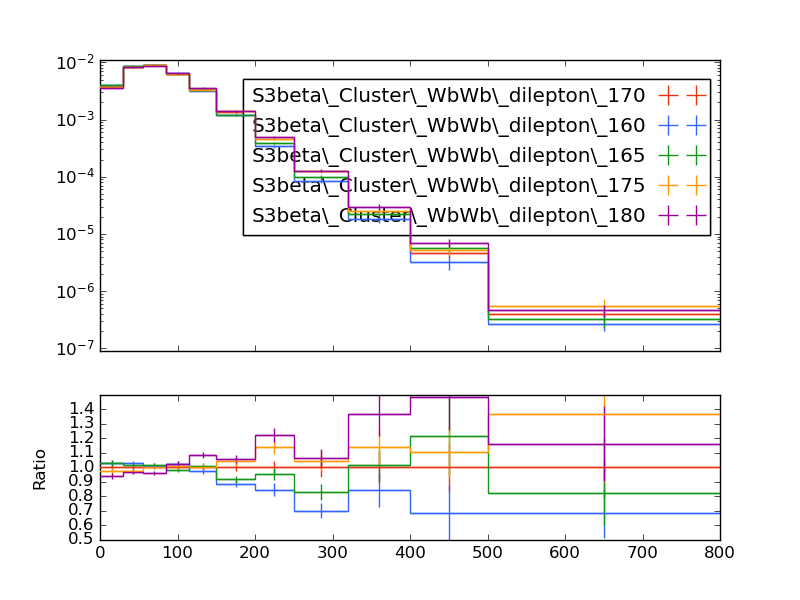

Source code (Python):
#! /usr/bin/env python

# This Python script was auto-generated using YODA v2.0.1.
# Analysis object: /WbWb_dilepton/pT_bbll
# Timestamp: 27-02-2025 (11:02:17)

import matplotlib as mpl
import matplotlib.pyplot as plt
mpl.use('Agg') # comment out for interactive use
import os
import numpy as np

plotDir = os.path.split(os.path.realpath(__file__))[0]
if 'YODA_USER_PLOT_PATH' in globals():
    plot_outdir = globals()['YODA_USER_PLOT_PATH']
else:
    plot_outdir = plotDir

#plot style
plt.style.use(os.path.join(plotDir, '../default.mplstyle'))

plt.rcParams['text.usetex'] = False
plt.style.use(['classic'])
plt.rc('font', family='DejaVu Sans')
# plot metadata
figW, figH = plt.rcParams['figure.figsize']
ax_xLabel = r''
ax_yLabel = r''
ax_title  = r''
ax_xScale = 'linear'
ax_yScale = 'log'
xLims = (0.0, 800.0)
yLims = (9e-08, 0.011000000000000001)

# TeX-friendly labels for the legend
labels = {
    'legend' : ([ r"S3beta\_Cluster\_WbWb\_dilepton\_170", r"S3beta\_Cluster\_WbWb\_dilepton\_160", r"S3beta\_Cluster\_WbWb\_dilepton\_165", r"S3beta\_Cluster\_WbWb\_dilepton\_175", r"S3beta\_Cluster\_WbWb\_dilepton\_180" ], r""),
}

# Adjust canvas width and height
canvasW = 10.0
canvasH = 9.0
figW *= canvasW/10.
figH *= canvasH/9.

# Create figure and axis objects
fig, (ax, ratio0_ax) = plt.subplots(2, 1, sharex=True,
                  figsize=(figW,figH), gridspec_kw={'height_ratios': (6.0, 3.0)})

# Set figure margins
plt.subplots_adjust(
    left   = 1.0 * plt.rcParams['figure.subplot.left'],
    right  = 1.0 * plt.rcParams['figure.subplot.right'],
    top    = 1.0 * plt.rcParams['figure.subplot.top'],
    bottom = 1.0 * plt.rcParams['figure.subplot.bottom'])

ratio0_ax.yaxis.set_major_locator(mpl.ticker.MultipleLocator(0.1))
ratio0_ax.set_ylim(0.5, 1.4999)
ratio0_ax.set_ylabel('Ratio')

# the numerical data is stored in a separate file
dataf = dict()
prefix = os.path.split(__file__)[0]
if prefix:    prefix = prefix + '/'
exec(open(prefix+'pT_bbll__data.py').read(), dataf)


legend_handles = dict() # keep track of handles for the legend

# style options for curves
# starts at zorder>=5 to draw curve on top of legend
styles = {
  'S3beta_Cluster_WbWb_dilepton_170.yoda.gz': {
    'color' : '#EE3311',
    'linestyle' : '-',
    'linewidth' : 1,
    'marker' : 'none',
    'markersize' : 2,
    'capsize' : 0.0,
    'zorder' : 5,
    'histstyle' : 1,
    'drawstyle' : 'steps-pre',
    'xerrorbars' : 1,
    'yerrorbars' : 1,
    'fillcolor' : None,
    'fillopacity' : 1.0,
    'ratio0_linestyle' : '-',
    'ratio0_linewidth' : 1,
    'ratio0_marker' : 'none',
    'ratio0_markersize' : 2,
    'ratio0_capsize' : 0.0,
    'ratio0_zorder' : 5,
    'ratio0_histstyle' : 1,
    'ratio0_drawstyle' : 'steps-pre',
    'ratio0_xerrorbars' : 1,
    'ratio0_yerrorbars' : 1,
  },
  'S3beta_Cluster_WbWb_dilepton_160.yoda.gz': {
    'color' : '#3366FF',
    'linestyle' : '-',
    'linewidth' : 1,
    'marker' : 'none',
    'markersize' : 2,
    'capsize' : 0.0,
    'zorder' : 6,
    'histstyle' : 1,
    'drawstyle' : 'steps-pre',
    'xerrorbars' : 1,
    'yerrorbars' : 1,
    'fillcolor' : None,
    'fillopacity' : 1.0,
    'ratio0_linestyle' : '-',
    'ratio0_linewidth' : 1,
    'ratio0_marker' : 'none',
    'ratio0_markersize' : 2,
    'ratio0_capsize' : 0.0,
    'ratio0_zorder' : 6,
    'ratio0_histstyle' : 1,
    'ratio0_drawstyle' : 'steps-pre',
    'ratio0_xerrorbars' : 1,
    'ratio0_yerrorbars' : 1,
  },
  'S3beta_Cluster_WbWb_dilepton_165.yoda.gz': {
    'color' : '#109618',
    'linestyle' : '-',
    'linewidth' : 1,
    'marker' : 'none',
    'markersize' : 2,
    'capsize' : 0.0,
    'zorder' : 7,
    'histstyle' : 1,
    'drawstyle' : 'steps-pre',
    'xerrorbars' : 1,
    'yerrorbars' : 1,
    'fillcolor' : None,
    'fillopacity' : 1.0,
    'ratio0_linestyle' : '-',
    'ratio0_linewidth' : 1,
    'ratio0_marker' : 'none',
    'ratio0_markersize' : 2,
    'ratio0_capsize' : 0.0,
    'ratio0_zorder' : 7,
    'ratio0_histstyle' : 1,
    'ratio0_drawstyle' : 'steps-pre',
    'ratio0_xerrorbars' : 1,
    'ratio0_yerrorbars' : 1,
  },
  'S3beta_Cluster_WbWb_dilepton_175.yoda.gz': {
    'color' : '#FF9900',
    'linestyle' : '-',
    'linewidth' : 1,
    'marker' : 'none',
    'markersize' : 2,
    'capsize' : 0.0,
    'zorder' : 8,
    'histstyle' : 1,
    'drawstyle' : 'steps-pre',
    'xerrorbars' : 1,
    'yerrorbars' : 1,
    'fillcolor' : None,
    'fillopacity' : 1.0,
    'ratio0_linestyle' : '-',
    'ratio0_linewidth' : 1,
    'ratio0_marker' : 'none',
    'ratio0_markersize' : 2,
    'ratio0_capsize' : 0.0,
    'ratio0_zorder' : 8,
    'ratio0_histstyle' : 1,
    'ratio0_drawstyle' : 'steps-pre',
    'ratio0_xerrorbars' : 1,
    'ratio0_yerrorbars' : 1,
  },
  'S3beta_Cluster_WbWb_dilepton_180.yoda.gz': {
    'color' : '#990099',
    'linestyle' : '-',
    'linewidth' : 1,
    'marker' : 'none',
    'markersize' : 2,
    'capsize' : 0.0,
    'zorder' : 9,
    'histstyle' : 1,
    'drawstyle' : 'steps-pre',
    'xerrorbars' : 1,
    'yerrorbars' : 1,
    'fillcolor' : None,
    'fillopacity' : 1.0,
    'ratio0_linestyle' : '-',
    'ratio0_linewidth' : 1,
    'ratio0_marker' : 'none',
    'ratio0_markersize' : 2,
    'ratio0_capsize' : 0.0,
    'ratio0_zorder' : 9,
    'ratio0_histstyle' : 1,
    'ratio0_drawstyle' : 'steps-pre',
    'ratio0_xerrorbars' : 1,
    'ratio0_yerrorbars' : 1,
  },
}

# curve from input yoda files in main panel
for label, yvals in dataf['yvals'].items():
    if all(np.isnan(v) for v in dataf['yvals'][label]):
        continue
    tmp = None
    if styles[label]['histstyle']: # draw as histogram
        xpos = dataf['xedges'][label] if styles[label]['drawstyle'] else dataf['xpoints'][label]
        ypos = np.insert(yvals, 0, yvals[0]) if styles[label]['drawstyle'] else yvals
        if styles[label]['fillcolor']: # fill area below curve
            ax.fill_between(xpos, ypos, step='pre',
                            color=styles[label]['fillcolor'],
                            alpha=styles[label]['fillopacity'])
        tmp, = ax.plot(xpos, ypos,
                       color=styles[label]['color'],
                       linestyle=styles[label]['linestyle'],
                       linewidth=styles[label]['linewidth'],
                       drawstyle=styles[label]['drawstyle'], solid_joinstyle='miter',
                       zorder=styles[label]['zorder'], label=label)
    tmp = ax.errorbar(dataf['xpoints'][label], yvals,
                      xerr=np.array(dataf['xerrs'][label])*styles[label]['xerrorbars'],
                      yerr=np.array(dataf['yerrs'][label])*styles[label]['yerrorbars'],
                      fmt=styles[label]['marker'], capsize=styles[label]['capsize'],
                      markersize=styles[label]['markersize'],
                      ecolor=styles[label]['color'],
                      color=styles[label]['color'], zorder=styles[label]['zorder'])
    tmp[-1][0].set_linestyle(styles[label]['linestyle'])
    tmp[-1][0].set_linewidth(styles[label]['linewidth'])
    if label in dataf['add_legend_handle']:  legend_handles[label] = tmp
    for varLabel in dataf['variation_yvals'].keys():
        if varLabel.startswith(label):
            tmp, = ax.plot(dataf['xedges'][label], dataf['variation_yvals'][varLabel],
                           color=styles[label]['color'],
                           linestyle=styles[label]['linestyle'],
                           linewidth=styles[label]['linewidth'],
                           drawstyle='steps-pre', solid_joinstyle='miter',
                           zorder=styles[label]['zorder'], alpha=0.5)


# plots on ratio panel
# curve from input yoda files in ratio panel
for label, yvals in dataf['ratio0_yvals'].items():
    if all(np.isnan(v) for v in yvals):
        continue
    if styles[label]['ratio0_histstyle']: # plot as histogram
        xpos = dataf['xedges']['S3beta_Cluster_WbWb_dilepton_170.yoda.gz'] if styles[label]['ratio0_drawstyle'] else dataf['xpoints']['S3beta_Cluster_WbWb_dilepton_170.yoda.gz']
        ypos = np.insert(yvals, 0, yvals[0]) if styles[label]['ratio0_drawstyle'] else yvals
        ratio0_ax.plot(xpos, ypos,
                       color=styles[label]['color'],
                       linewidth=styles[label]['linewidth'],
                       linestyle=styles[label]['ratio0_linestyle'],
                       drawstyle=styles[label]['ratio0_drawstyle'], zorder=styles[label]['zorder'],
                       solid_joinstyle='miter')
    tmp = ratio0_ax.errorbar(dataf['xpoints']['S3beta_Cluster_WbWb_dilepton_170.yoda.gz'], yvals,
                             xerr=np.array(dataf['ref_xerrs'])*styles[label]['ratio0_xerrorbars'],
                             yerr=np.array(dataf['ratio0_yerrs'][label])*styles[label]['ratio0_yerrorbars'],
                             fmt=styles[label]['ratio0_marker'], capsize=styles[label]['ratio0_capsize'],
                             markersize=styles[label]['ratio0_markersize'],
                             ecolor=styles[label]['color'],
                             color=styles[label]['color'])
    tmp[-1][0].set_linestyle(styles[label]['ratio0_linestyle'])
    tmp[-1][0].set_linewidth(styles[label]['ratio0_linewidth'])

    for varlabel in dataf['ratio0_variation_vals'].keys():
        if varlabel.startswith(label):
            ratio0_ax.plot(dataf['xedges']['S3beta_Cluster_WbWb_dilepton_170.yoda.gz'],
                            dataf['ratio0_variation_vals'][varlabel],
                            color=styles[label]['color'],
                            linestyle=styles[label]['linestyle'],
                            linewidth=styles[label]['linewidth'],
                            drawstyle='steps-pre', solid_joinstyle='miter',
                            zorder=1, alpha=0.5)

legend_items = list(legend_handles.values())
ax.add_artist(ax.legend(legend_items,
                        labels['legend'][0],
                        title=labels['legend'][1],
                        alignment='right',
                        loc='upper right',
                        bbox_to_anchor=(1.0, 0.97),markerfirst=False))

# set plot metadata as defined above
ratio0_ax.set_xlabel(ax_xLabel)
ratio0_ax.xaxis.set_label_coords(1., -0.15)
ax.set_ylabel(ax_yLabel, ha='right', va='top')
ax.yaxis.set_label_coords(-0.11, 1.0)
ax.set_title(ax_title, loc='left')
ax.set_xscale(ax_xScale)
ax.set_yscale(ax_yScale)
ax.set_xlim(xLims)
ax.set_ylim(yLims)

# tick formatting
plt.rcParams['xtick.top'] = True
plt.rcParams['ytick.right'] = True
ax.yaxis.set_major_locator(mpl.ticker.LogLocator(base=10.0, numticks=np.inf))
ax.yaxis.set_minor_locator(mpl.ticker.LogLocator(
                           base=10.0, subs=np.arange(0.1, 1, 0.1), numticks=np.inf))
fig.align_ylabels((ax, ratio0_ax))
plt.savefig(os.path.join(plot_outdir, 'pT_bbll.pdf'), format='PDF')
plt.savefig(os.path.join(plot_outdir, 'pT_bbll.png'), format='PNG')

plt.close(fig)
